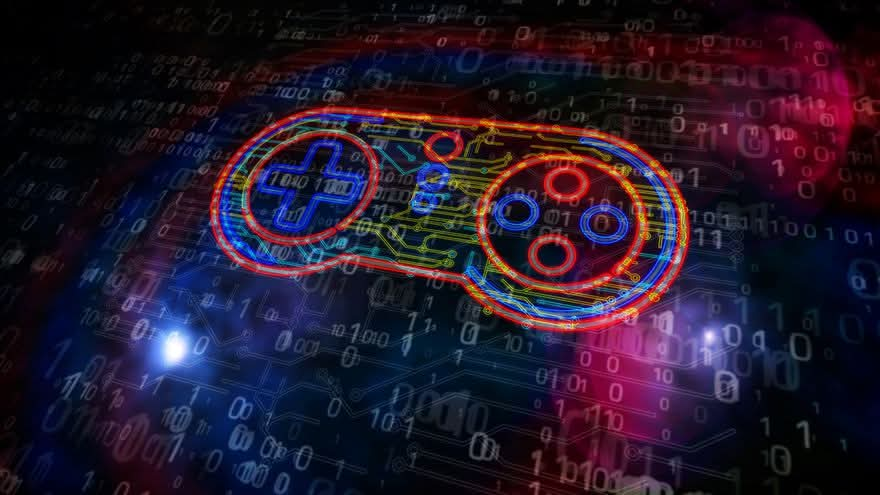
#> input picture profile/background.jpg, 880 x 495 px
$ python make_animated_github_stats_dashboard.py
#> lines starting #> are read from the running program, lines starting #| are printed output that depends on the picture
import json
from io import BytesIO
from pathlib import Path

from PIL import Image
from playwright.sync_api import sync_playwright

ROOT = Path(__file__).resolve().parent.parent
PROFILE = ROOT / "profile"

BACKGROUND = PROFILE / "background.jpg"
STATS = PROFILE / "stats.svg"
LANGUAGES = PROFILE / "most-used-langs.svg"
OUTPUT = PROFILE / "github-dashboard.png"
LAYOUT = PROFILE / "layout.json"

WIDTH, HEIGHT = 1200, 650
CARD_MAX_WIDTH = 540
CARD_MAX_HEIGHT = 400
GAP = 40
CARD_OPACITY = 0.75

background = Image.open(BACKGROUND).convert("RGB")
#> background is the input picture: PIL image 880x495 RGB; mean R, G, B 36.7, 24.6, 43.2
ratio = max(WIDTH / background.width, HEIGHT / background.height)
#> ratio = 1.36
background = background.resize((
    round(background.width * ratio),
    round(background.height * ratio),
))
#> background: PIL image 1200x675 RGB
left = (background.width - WIDTH) // 2
#> left = 0
top = (background.height - HEIGHT) // 2
#> top = 12
canvas = background.crop((
    left, top, left + WIDTH, top + HEIGHT
)).convert("RGBA")
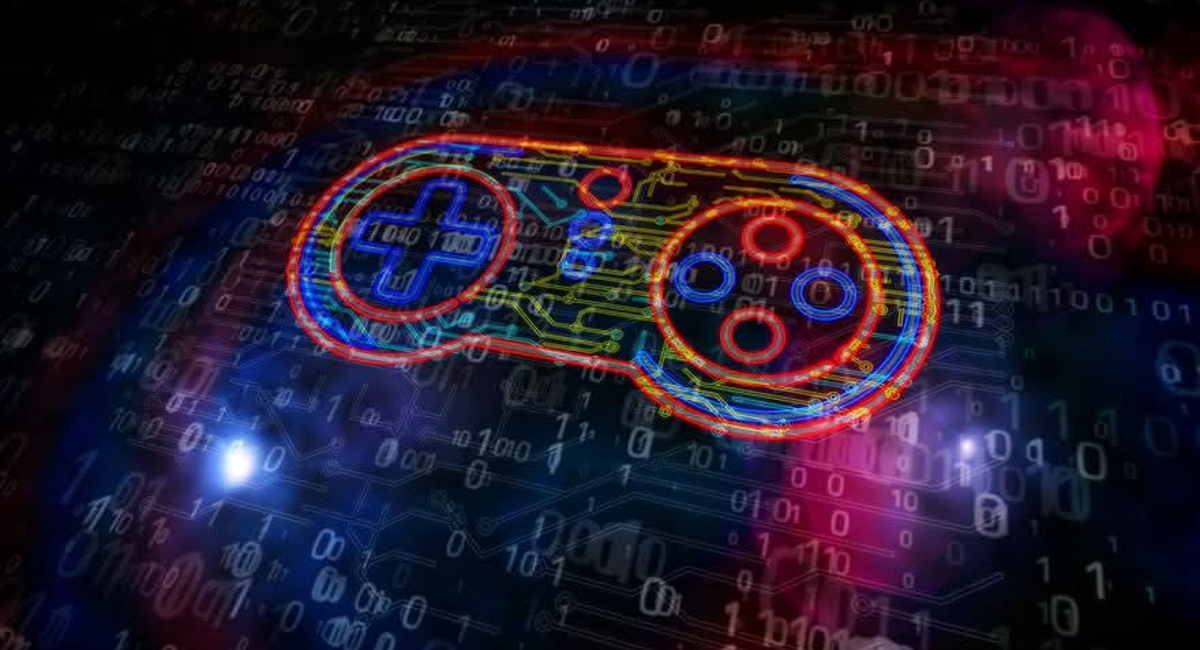
#> canvas: PIL image 1200x650 RGBA; mean R, G, B, A 37.7, 25.3, 44.3, 255

cards = []
#> (the run stopped early here; a loop or call above may not have finished)
